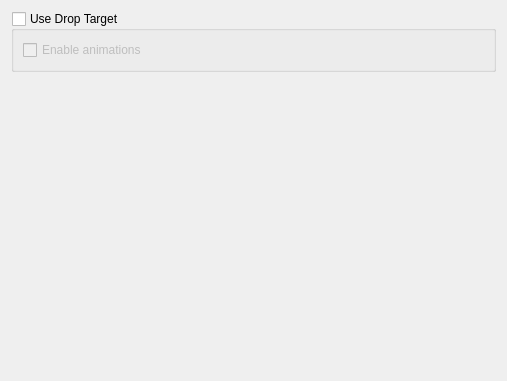
<?xml version="1.0" encoding="UTF-8"?>
<ui version="4.0">
 <class>DlgAppearance</class>
 <widget class="QWidget" name="DlgAppearance">
  <property name="geometry">
   <rect>
    <x>0</x>
    <y>0</y>
    <width>507</width>
    <height>381</height>
   </rect>
  </property>
  <layout class="QGridLayout" name="gridLayout_4">
   <item row="0" column="0">
    <widget class="QGroupBox" name="kcfg_ShowDropTarget">
     <property name="title">
      <string>Use Drop Target</string>
     </property>
     <property name="checkable">
      <bool>true</bool>
     </property>
     <property name="checked">
      <bool>false</bool>
     </property>
     <layout class="QGridLayout" name="gridLayout">
      <item row="0" column="0">
       <widget class="QCheckBox" name="kcfg_AnimateDropTarget">
        <property name="text">
         <string>Enable animations</string>
        </property>
       </widget>
      </item>
     </layout>
    </widget>
   </item>
   <item row="1" column="0">
    <spacer>
     <property name="orientation">
      <enum>Qt::Vertical</enum>
     </property>
     <property name="sizeType">
      <enum>QSizePolicy::Expanding</enum>
     </property>
     <property name="sizeHint" stdset="0">
      <size>
       <width>349</width>
       <height>70</height>
      </size>
     </property>
    </spacer>
   </item>
  </layout>
 </widget>
 <connections/>
</ui>
